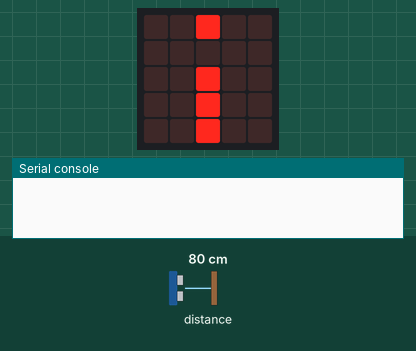
This program was run on a simulated BBC micro:bit (MakeCode). Parts: the board's 5×5 LED display, the last lines printed to the serial console. The test bench sets the inputs (shaded band); at power-on: distance to the obstacle 80 cm.

Above: at 1.5 s.
At 4.0 s:
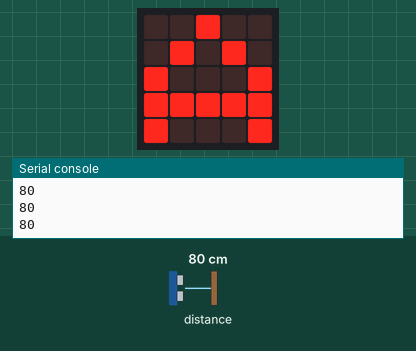
4.1 s: distance to the obstacle set to 4 cm
5.7 s: distance to the obstacle set to 2 cm
At 6.3 s:
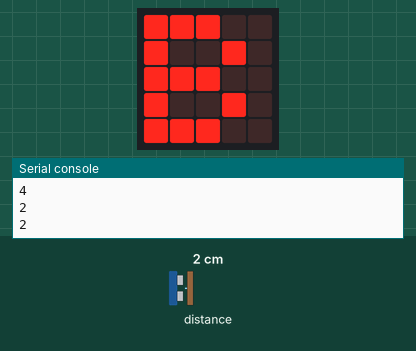
7.2 s: distance to the obstacle set to 9 cm
At 8.3 s:
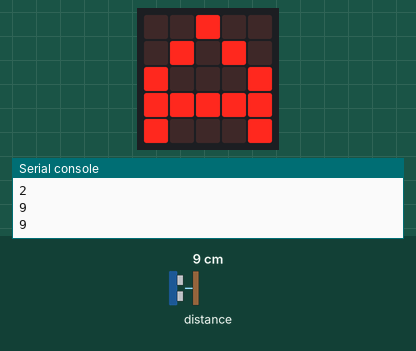
Timing chart, 0 to 10.2 s (numbered marks = the images above; inputs shaded):
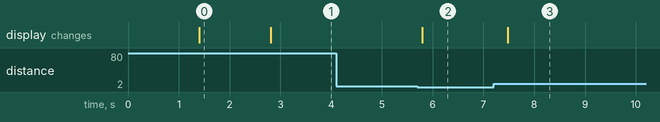

The program:

main.ts
```typescript
basic.showLeds(`
    # . . . #
    # . . . #
    # # # # #
    # . . . #
    # . . . #
    `)
basic.pause(1000)
basic.showLeds(`
    . . # . .
    . . . . .
    . . # . .
    . . # . .
    . . # . .
    `)
basic.pause(1000)
basic.forever(function () {
    serial.writeLine("" + (sonar.ping(
    DigitalPin.P1,
    DigitalPin.P2,
    PingUnit.Centimeters
    )))
    if (sonar.ping(
    DigitalPin.P1,
    DigitalPin.P2,
    PingUnit.Centimeters
    ) > 2) {
        basic.showLeds(`
            . . # . .
            . # . # .
            # . . . #
            # # # # #
            # . . . #
            `)
    } else {
        basic.showLeds(`
            # # # . .
            # . . # .
            # # # . .
            # . . # .
            # # # . .
            `)
    }
})
```

test.ts
```typescript
// 在這裡測試；當此封包作為擴充功能時，將不會編譯此內容。
```

Measured:
- the behaviour switches between 3 and 2 cm on distance to the obstacle (found by bisection; images 1 and 2)
- after the input at 5.7 s, the display: changes after 0.09 s (image 2)
- after the input at 7.2 s, the display: changes after 0.28 s (image 3)
- what the display in image 0 shows lasts 1.4 s, from 1.4 s to 2.8 s
